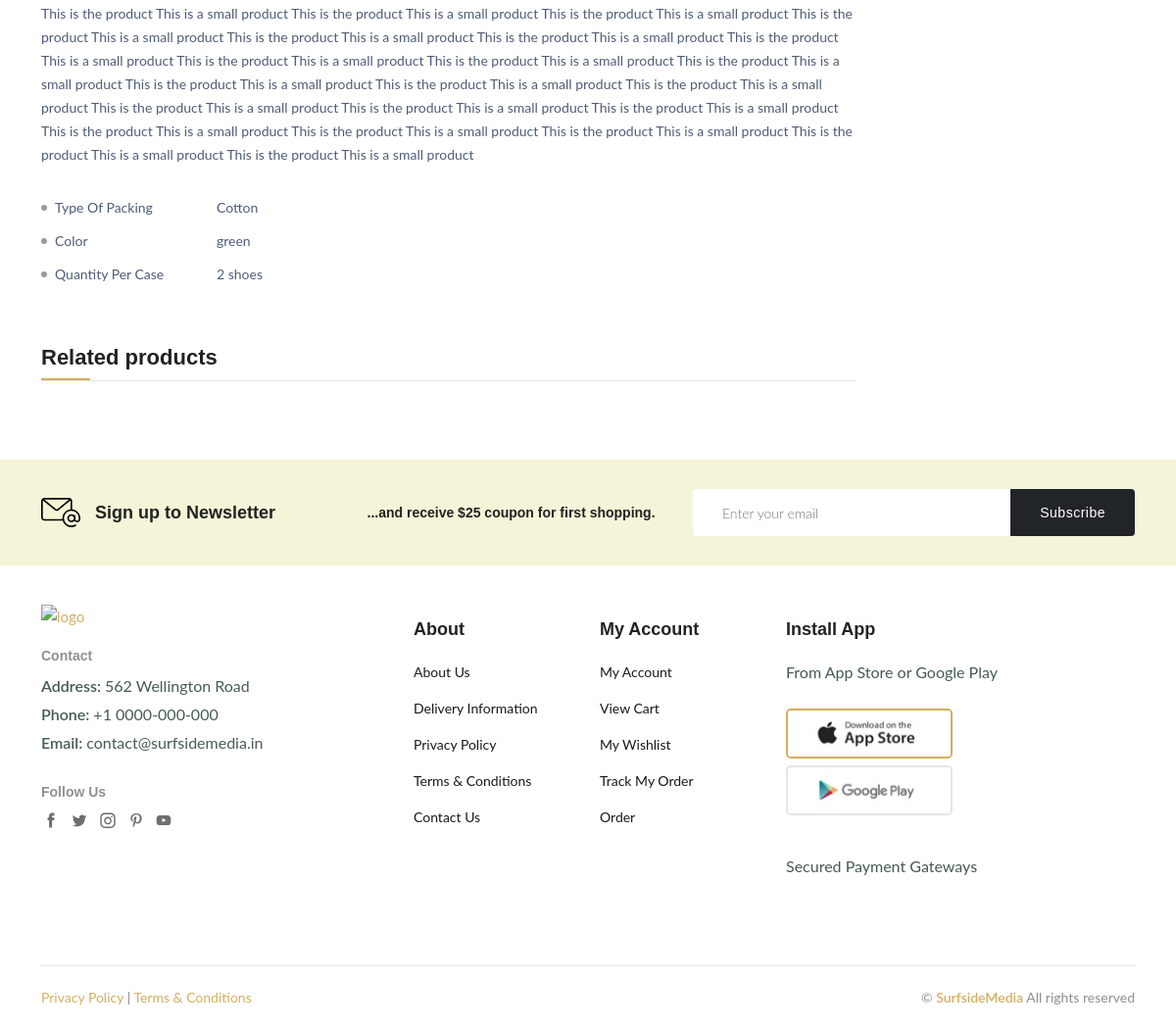
Page /products/pro41e5dc414c/ (lower part) on the earlier database version.
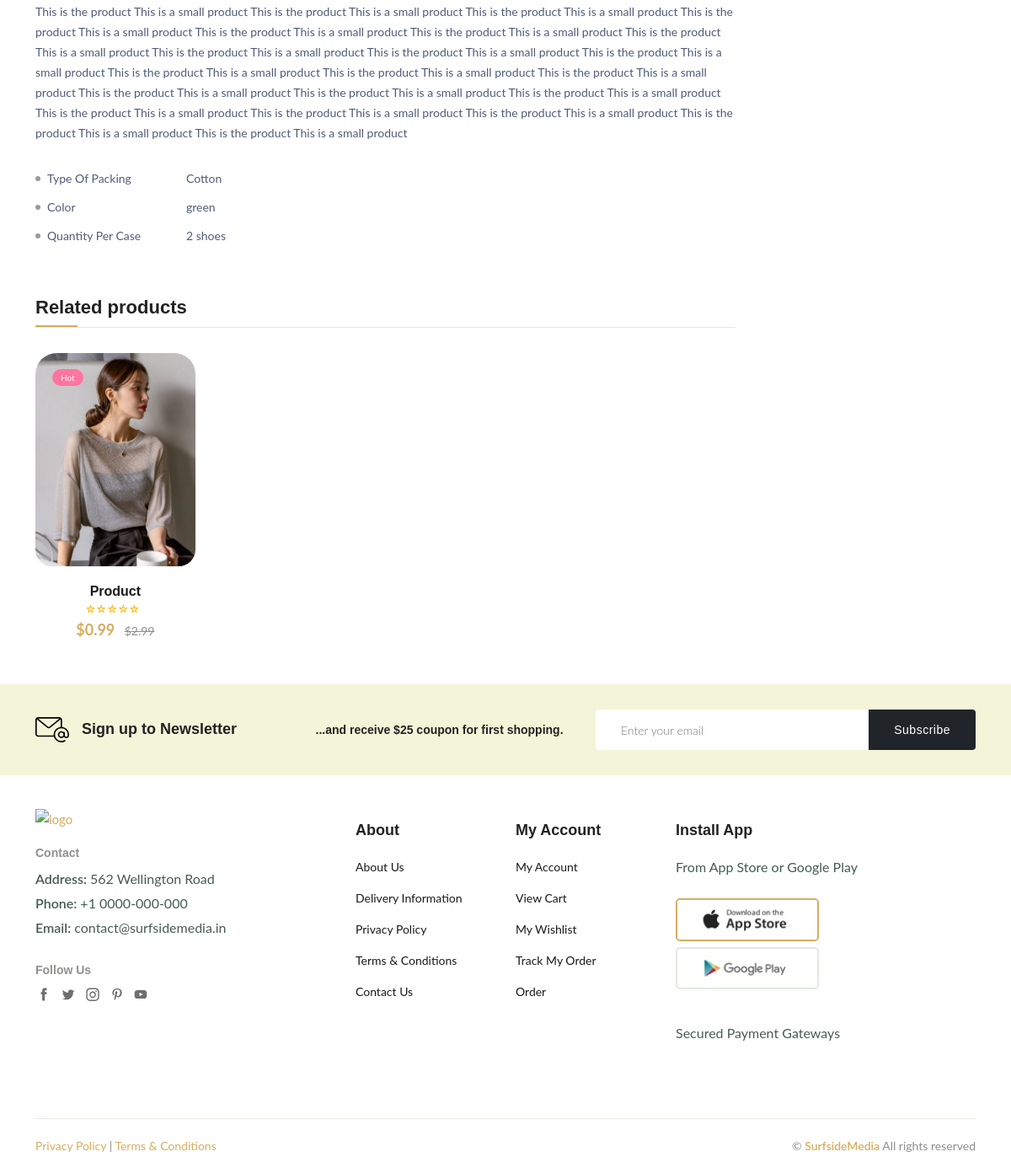
Same page on the later database version.
### ecommerce/models.py (models this page shows, shortened)
class Product(models.Model):
    pid = ShortUUIDField(unique=True, length = 10, max_length = 20, prefix="pro", alphabet = "abcdefgh12345")
    user = models.ForeignKey(User, on_delete=models.SET_NULL, null=True)
    category = models.ForeignKey(Category, on_delete=models.SET_NULL, null=True, related_name ="category")
    vendor = models.ForeignKey(Vendor, on_delete=models.SET_NULL, null=True, related_name="products")
    title = models.CharField(max_length=100, default="Product")
    image = models.ImageField(upload_to=user_directory_path, default="product.jpg")
    small_description = RichTextUploadingField(null=True, blank=True, default="small description")
    description = RichTextUploadingField(null=True, blank=True, default="This is the product")
    price = models.DecimalField(max_digits=99999999999999, decimal_places=2, default="0.99")
    old_price = models.DecimalField(max_digits=99999999999999, decimal_places=2, default="2.99")
    specifications = RichTextUploadingField(null=True, blank = True)
    type = models.CharField(max_length=100, default="Organic", null=True, blank = True)
    stock_count = models.CharField(max_length=100, default="12", null=True, blank = True)
    waranty = models.CharField(max_length=100, default="1", null=True, blank = True)
    mfd = models.DateTimeField(auto_now_add=False, null=True, blank = True)
    p_quantity = models.CharField(max_length=100, default="2 shoes")
    frame = models.CharField(max_length=10, default="Iron")
    weight_wo_wheels = models.CharField(max_length=10, default="20LBS")
    weight_capacity = models.CharField(max_length=10, default="80LBS")
    size = models.CharField(max_length=10, default="All Sizes")
    tags = TaggableManager(blank = True)
    product_status = models.CharField(choices=STATUS_CHOICE, max_length=10, default="in_review")
    p_return = models.CharField(choices=RETURN, max_length=50, default="7 Days Return Policy")
    cod = models.CharField(choices=COD, max_length=50, default="Cash on Delivery Available")
    color = models.CharField(choices=COLOR_CHOICES, max_length=50, blank=True, null=True)
    Type_of_packing = models.CharField(choices=PACKAGE_CHOICES, max_length=50, blank=True, null=True, default="Foil Sealed Bags")
    status = models.BooleanField(default=True)
    in_stock = models.BooleanField(default=True)
    featured = models.BooleanField(default=False)
    digital = models.BooleanField(default=False)
    sku = ShortUUIDField(unique=True, length = 10, max_length = 20, prefix="SKU", alphabet = "ABCD1234")
    date = models.DateTimeField(auto_now_add=True)
    updated = models.DateTimeField(null=True, blank=True)
    class Meta:
        verbose_name_plural = "Products"
    def get_percentage(self):
        new_price = (self.price / self.old_price) * 100
        return new_price

### ecommerce/views.py (the view)
# urls.py: path('products/<pid>/', product_detail_view, name='product-detail'),
def product_detail_view(request, pid):
    product = Product.objects.get(pid = pid)
    vendor = product.vendor
    products = Product.objects.filter(category = product.category).exclude(pid = pid)[:8]
    reviews = ProductReview.objects.filter(product = product)
    average_rating = ProductReview.objects.filter(product = product).aggregate(rating = Avg('rating'))
    review_form = ProductReviewForm()
    make_review = True
    if request.user.is_authenticated:
        user_review_count = ProductReview.objects.filter(user = request.user, product = product).count()
        if user_review_count > 0:
            make_review = True
    p_image = product.p_images.all()
    context = {
        "product":product,
        "review_form":review_form,
        "p_image":p_image,
        "reviews":reviews,
        "average_rating":average_rating,
        "products":products,
        "vendor":vendor,
        "make_review":make_review,
    }
    return render(request, "ecommerce/product-detail.html", context)

### ecommerce/forms.py
class ProductReviewForm(forms.ModelForm):
    review =forms.CharField(widget=forms.Textarea(attrs={'placeholder':"Write review"}))
    class Meta:
        model = ProductReview
        fields = [ 'review' , 'rating']

### ecommerce/context_processor.py (called while the page is built)
def default(request):
    categories = Category.objects.all()
    try:
        address = Address.objects.get(user=request.user)
    except:
        address = None
    return {
        'categories':categories,
        'address':address,
    }

### ecommerce/models.py (called while the page is built)
    def __str__(self):
        return self.title

### templates/ecommerce/product-detail.html (shortened to what the changed rows need)
{% extends "patials/base.html" %}
{% load static %}
{% block content %}
       <main class="main">
        <section class="mt-50 mb-50">
            <div class="container">
                <div class="row">
                    <div class="col-lg-9">
                        <div class="product-detail accordion-detail">
                            <div class="row mt-60">
                                <div class="col-12">
                                    <div class="row related-products">
                                        {% for p in products %}
                                        <div class="col-lg-3 col-md-4 col-12 col-sm-6">
                                            <div class="product-cart-wrap small hover-up">
                                                <div class="product-img-action-wrap">
                                                    <div class="product-img product-img-zoom">
                                                        <a href="{% url 'ecommerce:product-detail' p.pid %}" tabindex="0">
                                                            <img class="default-img" src="{{p.image.url}}" alt="">
                                                        </a>
                                                    </div>
                                                    <div class="product-badges product-badges-position product-badges-mrg">
                                                        <span class="hot">Hot</span>
                                                    </div>
                                                </div>
                                                <div class="product-content-wrap">
                                                    <h2><a href="{% url 'ecommerce:product-detail' p.pid %}" tabindex="0"> {{p.title|truncatechars:20}} </a></h2>
                                                    <div class="rating-result" title="90%">
                                                    </div>
                                                    <div class="product-price">
                                                        <span class=" current-price current-product-price-{{ p.id}} text-brand">${{p.price}} </span>
                                                        <span class="old-price">${{p.old_price}}</span>
                                                    </div>
                                                </div>
                                            </div>
                                        </div>
                                        {% endfor %}
                                    </div>
                                </div>
                            </div>
                        </div>
                    </div>
                </div>
            </div>
        </section>
    </main>
{% endblock content %}

Differences in the rows shown:
added Product: image (picture), title "Product", price "0.99", old_price "2.99"
